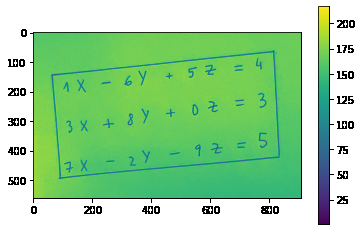
#> input picture data/equation.png, 362 x 231 px
$ python -i perspective.py   (imports and definitions only)
#> lines starting #> are read from the running program, lines starting #| are printed output that depends on the picture; after the words box and inside, x2 and y2 are one past the last pixel; in counts of white or black regions, pixels touching at a corner belong together
#> further down, picture is the input picture: shape (231, 362, 3); mean B, G, R 158.7, 213.7, 157.9
import cv2 as cv
import numpy as np
from scipy import ndimage
import matplotlib.pyplot as plt

# [14 lines left out: functions pad_image, imshow, not called in this run]

def order_vertices(vertices):

    # we order by x coordinate
    x_ordered = sorted(vertices, key=lambda x: x[0])

    # we order by y coordinate
    y_ordered = sorted(vertices, key=lambda x: x[1])

    up = np.array(y_ordered[:2])
    down = np.array(y_ordered[2:])
    left = np.array(x_ordered[:2])

    for point in up:
        if point in left:
            up_left = point
        else:
            up_right = point

    for point in down:
        if point in left:
            down_left = point
        else:
            down_right = point

    return np.array([up_left, up_right, down_left, down_right])

def get_new_vertices(vertices):

    x, y = vertices.transpose(1, 0)
    x_sorted = np.sort(x)
    y_sorted = np.sort(y)

    x_max = x_sorted[-1] - x_sorted[0]
    y_max = y_sorted[-1] - y_sorted[0]

    new_vertices = np.array([[0, 0], [x_max, 0], [0, y_max], [x_max, y_max]])
    return new_vertices

# [78 lines left out: functions identify_equations, identify_characters, draw_symbols, final_prep, not called in this run]

def equation_block(img, percentege=0.1, show=False, length=50):

#> called with percentege = 0.1, show = False, length = 50
    img_copy = img.copy()
    img_copy = cv.GaussianBlur(img_copy, (7, 7), 3, 3)
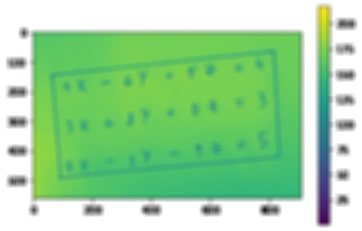
#> img_copy: shape (231, 362, 3); mean B, G, R 158.7, 213.7, 157.9
    canny = cv.Canny(img, 0, 255)
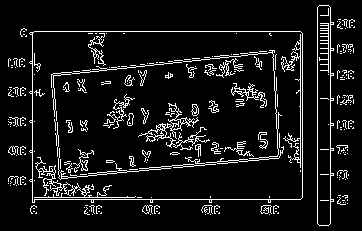
#> canny: shape (231, 362); 8.6% white in thin lines or dots
    dil = cv.dilate(canny, np.ones((3, 3)), iterations=3)
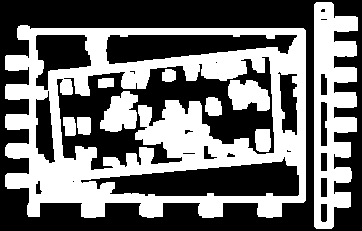
#> dil: shape (231, 362); 43.6% white; 10 white regions, largest, box (x1, y1, x2, y2) and area: (5, 25, 306, 218) 26597, (314, 2, 358, 229) 6398, (100, 91, 138, 132) 1072
    ero = cv.erode(dil, np.ones((5, 5)))
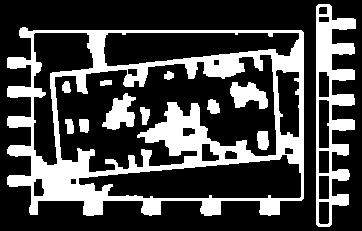
#> ero: shape (231, 362); 27.6% white; 12 white regions, largest, box (x1, y1, x2, y2) and area: (7, 27, 304, 216) 16922, (316, 4, 356, 227) 3886, (102, 93, 136, 130) 712
    filled_mask = np.uint8(255 * ndimage.binary_fill_holes(ero, np.ones((3, 3))))
#> filled_mask: shape (231, 362); 65.4% white; 1 black region, box (x1, y1, x2, y2) and area: (0, 0, 362, 231) 28954
    filled_mask = cv.dilate(filled_mask, np.ones((2, 2)), iterations=10)
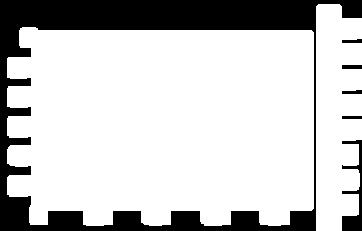
#> filled_mask: shape (231, 362); 78.1% white; 6 black regions, box (x1, y1, x2, y2) and area: (0, 0, 362, 231) 17372, (342, 140, 362, 231) 678, (342, 65, 362, 69) 80, (342, 90, 362, 94) 66, (342, 39, 362, 43) 65, (342, 116, 362, 119) 60

    canny_filled = cv.Canny(filled_mask, 0, 255)
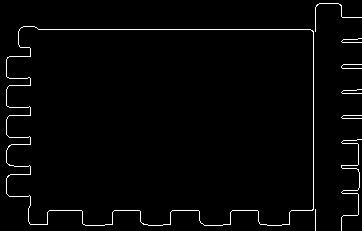
#> canny_filled: shape (231, 362); 2.1% white in thin lines or dots
    dilate = cv.dilate(canny_filled, kernel=np.ones((3, 3)), iterations=5)
#> dilate: shape (231, 362); 22.5% white; 6 white regions, box (x1, y1, x2, y2) and area: (1, 0, 362, 231) 15565, (336, 134, 362, 231) 1779, (336, 59, 362, 74) 386, (336, 84, 362, 99) 370, (336, 33, 362, 48) 369, (336, 110, 362, 124) 360
    dilate = np.uint8(255 * ndimage.binary_fill_holes(dilate))
#> dilate: shape (231, 362); 80.8% white; 8 black regions, largest, box (x1, y1, x2, y2) and area: (0, 0, 311, 231) 8966, (319, 9, 362, 231) 5651, (168, 216, 199, 231) 290

    dilate = cv.GaussianBlur(dilate, (7, 7), 3, 3)
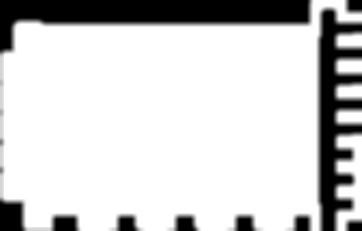
#> dilate: shape (231, 362); min 0, max 255, mean 206.4
    vertices = cv.goodFeaturesToTrack(dilate, 4, 0.001, length).squeeze()
#> vertices = [[19, 205], [9, 47], [306, 219], [249, 219]]
    new_vertices = get_new_vertices(vertices)
#> in get_new_vertices, `x, y = vertices.transpose(1, 0)`: x = [19, 9, 306, 249]; y = [205, 47, 219, 219]
#> in get_new_vertices, `x_sorted = np.sort(x)`: x_sorted = [9, 19, 249, 306]
#> in get_new_vertices, `y_sorted = np.sort(y)`: y_sorted = [47, 205, 219, 219]
#> in get_new_vertices, `x_max = x_sorted[-1] - x_sorted[0]`: x_max = 297
#> in get_new_vertices, `y_max = y_sorted[-1] - y_sorted[0]`: y_max = 172
#> in get_new_vertices, `new_vertices = np.array([[0, 0], [x_max, 0], [0, y_max], [x_max, y_max..`: new_vertices = [[0, 0], [297, 0], [0, 172], [297, 172]]
#> new_vertices = [[0, 0], [297, 0], [0, 172], [297, 172]]
    vertices = order_vertices(vertices)
#> in order_vertices, `x_ordered = sorted(vertices, key=lambda x: x[0])`: x_ordered = [[9, 47], [19, 205], [249, 219], [306, 219]]
#> in order_vertices, `y_ordered = sorted(vertices, key=lambda x: x[1])`: y_ordered = [[9, 47], [19, 205], [306, 219], [249, 219]]
#> in order_vertices, `up = np.array(y_ordered[:2])`: up = [[9, 47], [19, 205]]
#> in order_vertices, `down = np.array(y_ordered[2:])`: down = [[306, 219], [249, 219]]
#> in order_vertices, `left = np.array(x_ordered[:2])`: left = [[9, 47], [19, 205]]
#> the loop in order_vertices, `for point in up:` made 2 passes
#> the loop in order_vertices, `for point in down:` made 2 passes

    for point in vertices:
        cv.circle(img_copy, point.astype(int), 10, (0, 0, 255), cv.FILLED)

    if show:
        imshow(dilate)
        imshow(img_copy)

    homography = cv.getPerspectiveTransform(np.float32(vertices), np.float32(new_vertices))
    block = cv.warpPerspective(img, homography, dsize=(int(np.max(new_vertices[:, 0])),
                                                                int(np.max(new_vertices[:, 1]))))
    rows, cols = block.shape
    r = rows * percentege
    c = cols * percentege

    r, c = int(r // 2), int(c // 2)

    return block[r: rows - r, :cols - c]

>>> import cv2
>>> picture = cv2.imread('../data/equation.png')
#> (the run stopped early here; a loop or call above may not have finished)
